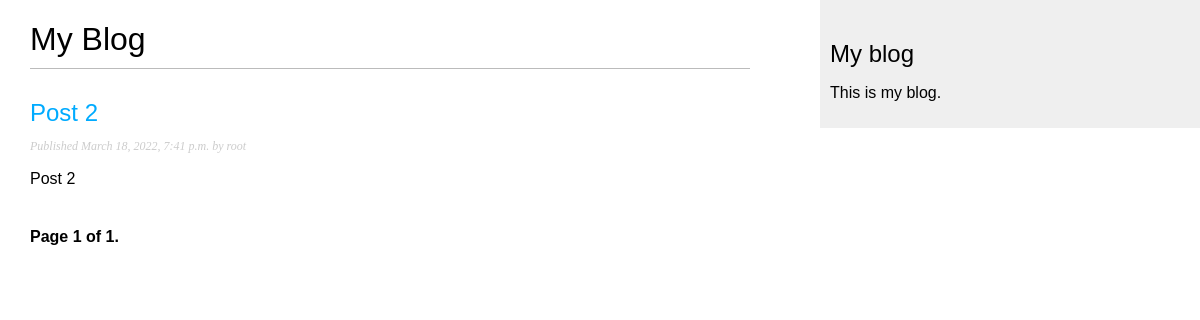
The page /blog/ on the database as committed earlier.
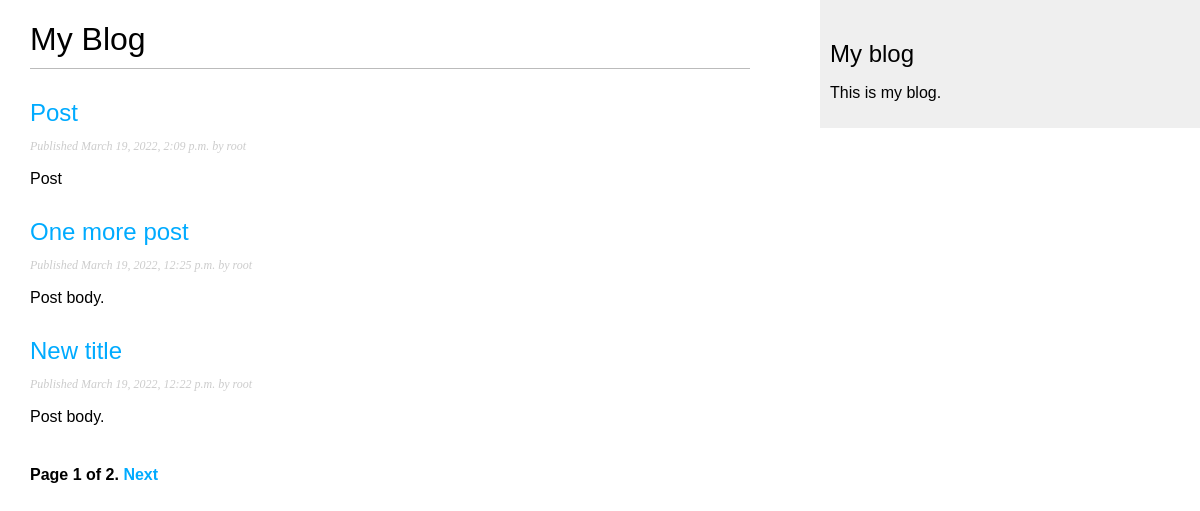
The same page on the database as committed later.
### blog/models.py (models this page shows, shortened)
class Post(models.Model):
    STATUS_CHOICE = (
        ('draft', 'Draft'),
        ('published', 'Published')
    )
    title = models.CharField(max_length=250)
    slug = models.SlugField(max_length=250,
                            unique_for_date='publish')
    author = models.ForeignKey(User,
                               on_delete=models.CASCADE,
                               related_name='blog_posts')
    body = models.TextField()
    publish = models.DateTimeField(default=timezone.now)
    created = models.DateTimeField(auto_now_add=True)
    updated = models.DateTimeField(auto_now=True)
    status = models.CharField(max_length=10,
                              choices=STATUS_CHOICE,
                              default='draft')
    objects = models.Manager() # o gerenciador default
    published = PublishedManager() # o nosso gerenciador personalizado
    class Meta:
        ordering = ('-publish',)
    def get_absolute_url(self):
        return reverse('blog:post_detail', args=[self.publish.year, self.publish.month, self.publish.day, self.slug])

### blog/views.py (the view)
# urls.py: path('', views.PostListView.as_view(), name='post_list'),
class PostListView(ListView):
    queryset = Post.published.all()
    context_object_name = 'posts'
    paginate_by = 3
    template_name = 'blog/post/list.html'

### blog/templates/blog/post/list.html (shortened to what this page needs)
{% extends "blog/base.html" %}
{% block content %}
    <h1>My Blog</h1>
    {% for post in posts %}
        <h2>
            <a href="{{ post.get_absolute_url }}">
                {{ post.title }}
            </a>
        </h2>
        <p class="date">
            Published {{ post.publish }} by {{ post.author }}
        </p>
        {{ post.body|truncatewords:30|linebreaks }}
    {% endfor %}
    {% include "pagination.html" with page=page_obj %}
{% endblock %}

Rows that differ between the two databases and show on the page:
no longer on this page (row unchanged): Post: title "Post 2", publish "March 18, 2022, 7:41 p.m.", author "root", body "Post 2"
added Post: title "Post", publish "March 19, 2022, 2:09 p.m.", author "root", body "Post"
now on this page (row edited): Post: title "One more post", publish "March 19, 2022, 12:25 p.m.", author "root", body "Post body."
now on this page (row edited): Post: title "New title", publish "March 19, 2022, 12:22 p.m.", author "root", body "Post body."
Other text that changed with them:
{{ page.paginator.num_pages }}: "1" → "2"
text now shown: "Next"
